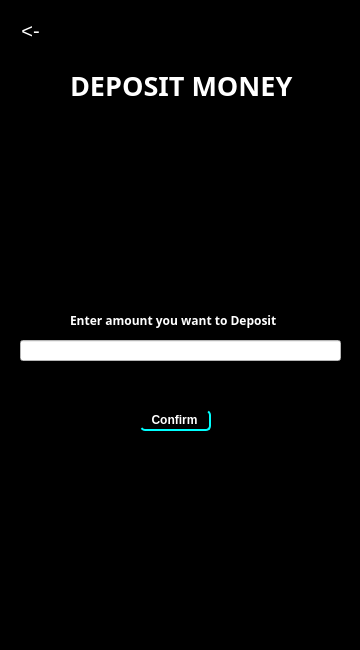
<?xml version="1.0" encoding="UTF-8"?>
<ui version="4.0">
 <class>deposit</class>
 <widget class="QDialog" name="deposit">
  <property name="geometry">
   <rect>
    <x>0</x>
    <y>0</y>
    <width>360</width>
    <height>650</height>
   </rect>
  </property>
  <property name="windowTitle">
   <string>Dialog</string>
  </property>
  <property name="styleSheet">
   <string notr="true">QDialog{
background-color: #000000;
}
</string>
  </property>
  <widget class="QLabel" name="txtDepositTitle">
   <property name="geometry">
    <rect>
     <x>70</x>
     <y>70</y>
     <width>241</width>
     <height>31</height>
    </rect>
   </property>
   <property name="font">
    <font>
     <family>Noto Naskh Arabic Semi Bold</family>
     <pointsize>20</pointsize>
     <bold>true</bold>
    </font>
   </property>
   <property name="styleSheet">
    <string notr="true">QLabel {
color: #ffffff;
}</string>
   </property>
   <property name="text">
    <string>DEPOSIT MONEY</string>
   </property>
  </widget>
  <widget class="QPushButton" name="btnArrowBackD">
   <property name="geometry">
    <rect>
     <x>10</x>
     <y>20</y>
     <width>41</width>
     <height>21</height>
    </rect>
   </property>
   <property name="font">
    <font>
     <pointsize>15</pointsize>
    </font>
   </property>
   <property name="cursor">
    <cursorShape>PointingHandCursor</cursorShape>
   </property>
   <property name="styleSheet">
    <string notr="true">QPushButton{
border: none;
color: white;
}</string>
   </property>
   <property name="text">
    <string>&lt;-</string>
   </property>
  </widget>
  <widget class="QLabel" name="txtAmountWithdraw">
   <property name="geometry">
    <rect>
     <x>70</x>
     <y>310</y>
     <width>221</width>
     <height>21</height>
    </rect>
   </property>
   <property name="font">
    <font>
     <family>FontAwesome</family>
     <pointsize>9</pointsize>
     <bold>true</bold>
    </font>
   </property>
   <property name="cursor">
    <cursorShape>PointingHandCursor</cursorShape>
   </property>
   <property name="styleSheet">
    <string notr="true">QLabel {
color: white;
}</string>
   </property>
   <property name="text">
    <string>Enter amount you want to Deposit</string>
   </property>
  </widget>
  <widget class="QLineEdit" name="inpDeposit">
   <property name="geometry">
    <rect>
     <x>20</x>
     <y>340</y>
     <width>321</width>
     <height>21</height>
    </rect>
   </property>
   <property name="styleSheet">
    <string notr="true">QLineEdit {
	background-color: white;
	color: black;
}</string>
   </property>
  </widget>
  <widget class="QPushButton" name="btnSignUp">
   <property name="geometry">
    <rect>
     <x>140</x>
     <y>410</y>
     <width>71</width>
     <height>21</height>
    </rect>
   </property>
   <property name="font">
    <font>
     <family>Segoe UI</family>
     <pointsize>-1</pointsize>
     <bold>true</bold>
    </font>
   </property>
   <property name="cursor">
    <cursorShape>PointingHandCursor</cursorShape>
   </property>
   <property name="styleSheet">
    <string notr="true">QPushButton {
    color: white;
	border: none;
font-size: 12px;

border-bottom: 2px solid cyan;
border-right: 2px solid cyan;
border-radius: 5px;

}

QMessageBox {
color: white;
background-color: black;
}</string>
   </property>
   <property name="text">
    <string>Confirm</string>
   </property>
  </widget>
 </widget>
 <resources/>
 <connections/>
</ui>
